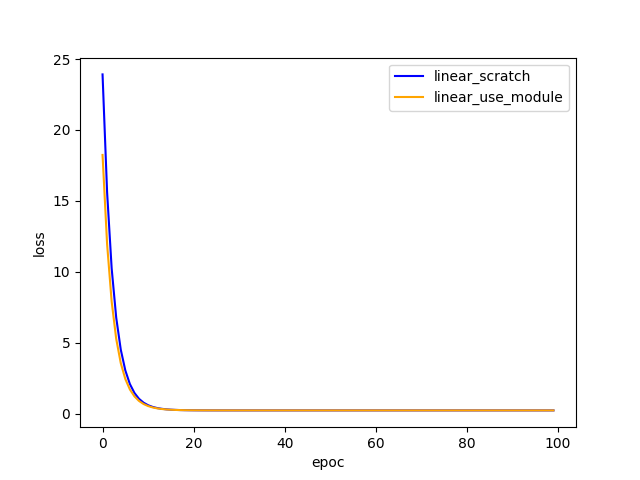

This chart was generated by the following Python code:
import torch
from torch import nn, optim
from matplotlib import pyplot

# y = 1 + 2 x' + 3  x'' (true)
# y = w + w'x' + w''x'' (model)
w_true = torch.Tensor([1, 2, 3])

epoc_num = 100
# data
x = torch.cat([torch.ones(epoc_num, 1),torch.randn(epoc_num, 2)], dim=1)    
y = torch.mv(x, w_true) + torch.randn(epoc_num) * 0.5

def linear_scratch():

    w = torch.randn(3, requires_grad=True)

    gamma = 0.1
    losses = []
    for epoc in range(epoc_num):
        w.grad = None
        y_pred = torch.mv(x, w)

        # MSE
        loss = torch.mean((y - y_pred)**2)
        loss.backward()

        w.data = w.data - gamma * w.grad.data
        losses.append(loss.item())

    print(w)
    return losses

def linear_use_module():
    net = nn.Linear(in_features=3, out_features=1, bias=False)
    optimizer = optim.SGD(net.parameters(), lr=0.1)
    loss_fn = nn.MSELoss()

    epoc_num = 100
    losses = []
    for epoc in range(epoc_num):
        optimizer.zero_grad()
        y_pred = net(x)
        loss = loss_fn(y_pred.view_as(y), y)
        loss.backward()
        optimizer.step()
        losses.append(loss.item())

    print(list(net.parameters()))
    return losses

def prot_png(losses0, losses1):
    fig, ax = pyplot.subplots()
    ax.plot(losses0, color='blue', label='linear_scratch')
    ax.plot(losses1, color='orange', label='linear_use_module')
    ax.set_xlabel('epoc')
    ax.set_ylabel('loss')
    ax.legend()
    pyplot.savefig('linear_regression.png')

if __name__ == '__main__':
    losses0 = linear_scratch()
    losses1 = linear_use_module()
    prot_png(losses0, losses1)